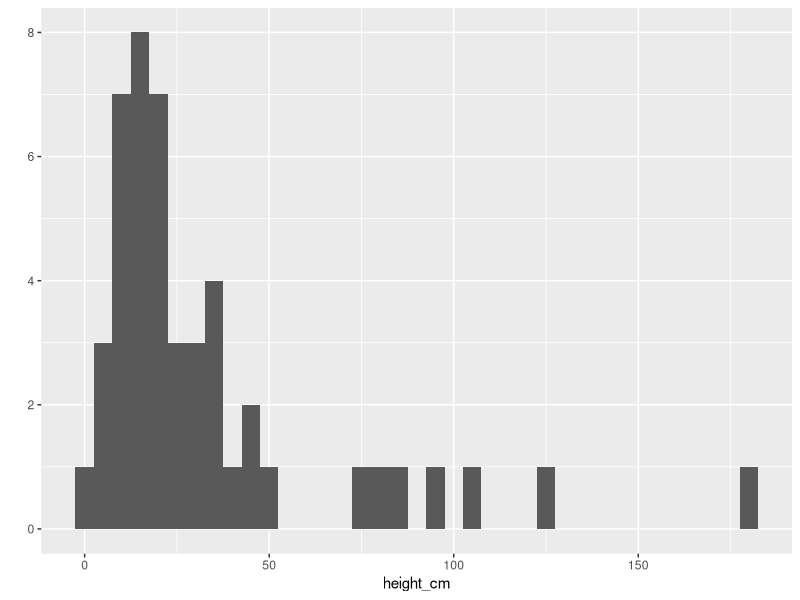
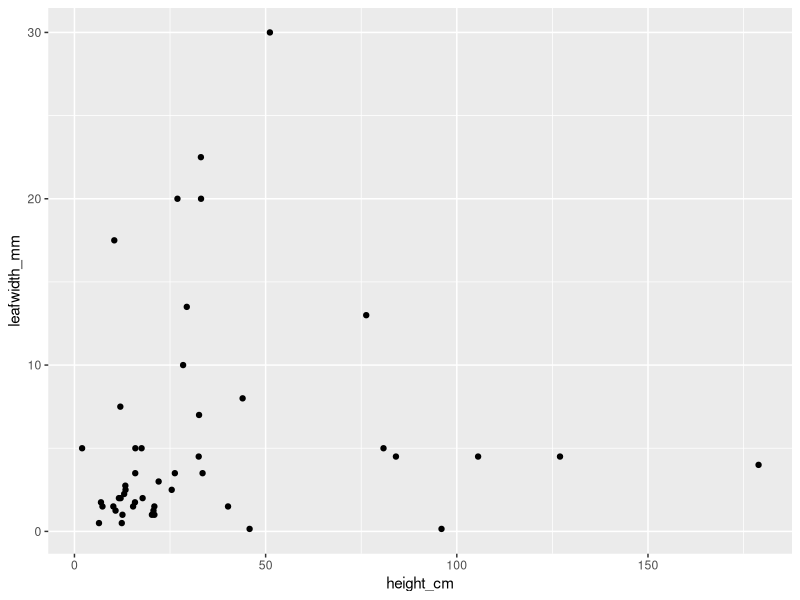
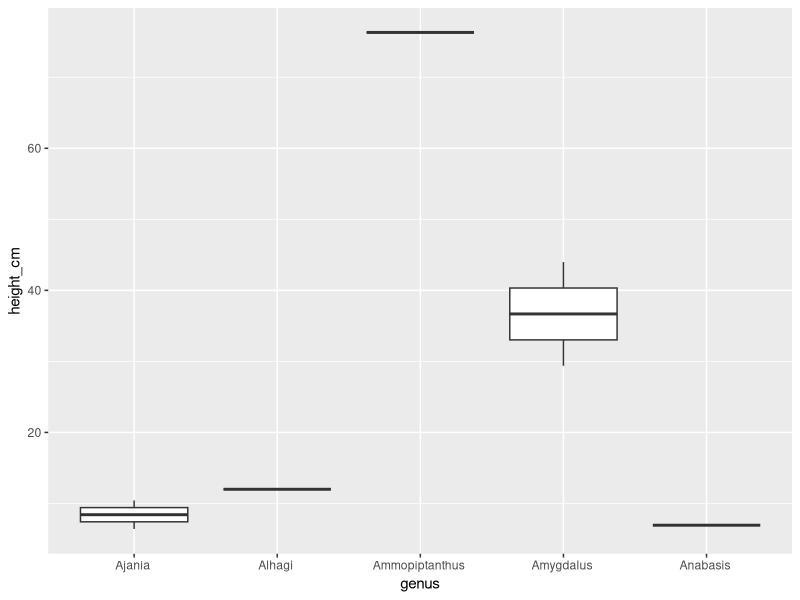

Here is the R script that generated these plots, in order:
# Visualize-R
# Roshael Chellappah
# BIOL 434 - Dr. Collauti
# January 19th, 2022

# see word document "Visualize-R Part I.docx" for Part I of assignment.

# PART 2 - VISUALIZATIONS
# **Data Overview**

# Dong, Lei et al. (2020), Data from: Phylogenetic structure and formation mechanism of shrub 
# communities in arid and semi-arid areas of the Mongolian Plateau, Dryad, Dataset, 
# https://doi.org/10.5061/dryad.6m905qfvv

# This paper studied the phylogenetic structure of the shrub communities in arid and semiarid 
# areas of the Mongolian Plateau. The main variables within the dataset "Traits.csv" are the 
# phylogenetic signals of the height(cm), canopy (m2), leaf length (cm) and leaf width (mm) of 
# studied shrubs and subshrubs.

MyData <- read.csv("./Traits.csv", header = T)
library(ggplot2)
str(MyData)

# Question 1 ----------------------------------------------------------------------------------
## A frequency distribution of a single continuous variable
qplot(x = height_cm, data = MyData, binwidth = 5)

# Question 2 ----------------------------------------------------------------------------------
## A bivariate plot of two continuous variables
qplot(x = height_cm, y = leafwidth_mm, data = MyData)

# Question 3 ----------------------------------------------------------------------------------
## A boxplot of a continuous variable measured in 2 or more groups
### this dataset has many rows, so for the purposes of this question, I will be using only the first
### 7 rows
qplot(x = genus, y = height_cm, data = MyData[1:7,], geom = "boxplot")

# Question 4 ----------------------------------------------------------------------------------
## A bivariate plot of two continuous variables, colour-coded for 2 or more groups and scaled in 
## size based on a third continous variable 

# Question 5 ----------------------------------------------------------------------------------
## One graph of your choice, of any type, using any data. Create this using ggplot() with parameters 
## to make the graph look as clean (no unnecessary lines or shading) . Try to reproduce a clean but 
## eye-catching figure that you might see in a journal like Nature or Science.














